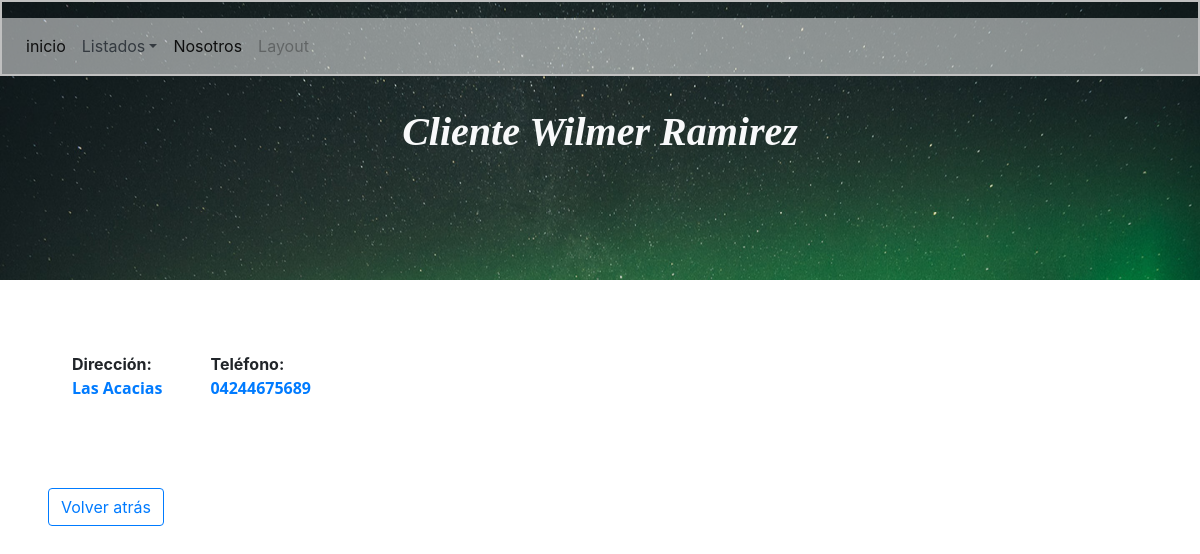
Screenshot of /App/Views/crudCliente/detalle.php?id=1 with the database file from the repository.
### tables this page shows
CREATE TABLE `cliente` (
  `id_Cliente` int(8) NOT NULL,
  `nombre` text NOT NULL,
  `apellido` text NOT NULL,
  `direccion` text NOT NULL,
  `telefono` varchar(20) NOT NULL
);

### App/Models/conex.php (called while the page is built)
<?php
class Conex{
	public static function Conection(){
		try{
		$conex = new PDO('mysql:host=localhost;dbname=sistema', "root", "", array(PDO::MYSQL_ATTR_INIT_COMMAND => "SET NAMES utf8"));
		return $conex;
			} catch(Exception $e){
				echo "Error presente en ".$e->getMessage();
		}
	}
}
?>

### App/Views/crudCliente/detalle.php (the view, shortened to what this page needs)
<?php
require "../../Models/conex.php";
$id = $_GET['id'];
$cox = new Conex();
$sentencia = $cox->Conection()->prepare('SELECT * FROM cliente WHERE id_Cliente = ?;');
$result = $sentencia->execute([$id]);
$cliente = $sentencia->fetch(PDO::FETCH_OBJ);
?>
<!DOCTYPE html>
<html lang="es">
<head>
	<link rel="stylesheet" href="../../../css/bootstrap.min.css">
	<link rel="stylesheet" href="../../../css/style.css">
</head>
<body>
	<header class="header">
		<div class="encabezado">
<nav class="navbar navbar-expand-lg navbar-light mt-3" style="background-color: rgba( 255, 255, 255, .5);
">
  <div class="collapse navbar-collapse" id="navbarSupportedContent">
    <ul class="navbar-nav mr-auto">
      <li class="nav-item active">
        <a class="nav-link" href="../../../index.php">inicio</a>
      </li>
      <li class="nav-item dropdown">
       <a class="nav-link text-dark dropdown-toggle" href="#" id="navbarDropdown" role="button" data-toggle="dropdown" aria-haspopup="true" aria-expanded="false">Listados</a>
      </li>
       <li class="nav-item active">
        <a class="nav-link" href="#">Nosotros</a>
      </li>
      <li class="nav-item">
        <a class="nav-link disabled" href="#" tabindex="-1" aria-disabled="true">Layout</a>
      </li>
    </ul>
  </div>
</nav>
		</div>
<h1 class="text-center text-light font-weight-bold mt-2 font-italic text-capitalize">Cliente <?php echo $cliente->nombre;?> <?php echo $cliente->apellido;?></h1>
	</header>
<section class="m-5">
  <ul class="list-unstyled d-flex">
<div class="m-4">
     <li class="font-weight-bold">Dirección: <p class="text-primary"><?php echo $cliente->direccion;?></p></li>
</div>
<div class="m-4">
    <li class="font-weight-bold">Teléfono: <p class="text-primary"><?php echo $cliente->telefono;?></p></li>
</div>
  </ul>
</section>
<a href="clientes.php" class="btn btn-outline-primary ml-5">Volver atrás</a>
</body>
</html>

### css/style.css (style rules this page uses)
*, *:before, *:after { box-sizing: inherit; }
h1 { font-family: 'Georgia', 'Times New Roman', serif; }
p { font-family: 'Open sans', sans-serif; }
.header { background-image: url('../img/slide.jpg'); background-size: cover; background-position: center; background-attachment: fixed; height: 35vh; }
.encabezado { margin-bottom: 2rem; margin-top: 0; border: 2px solid silver; }

### rows the page displays
cliente: nombre "Wilmer", apellido "Ramirez", direccion "Las Acacias", telefono "04244675689"
